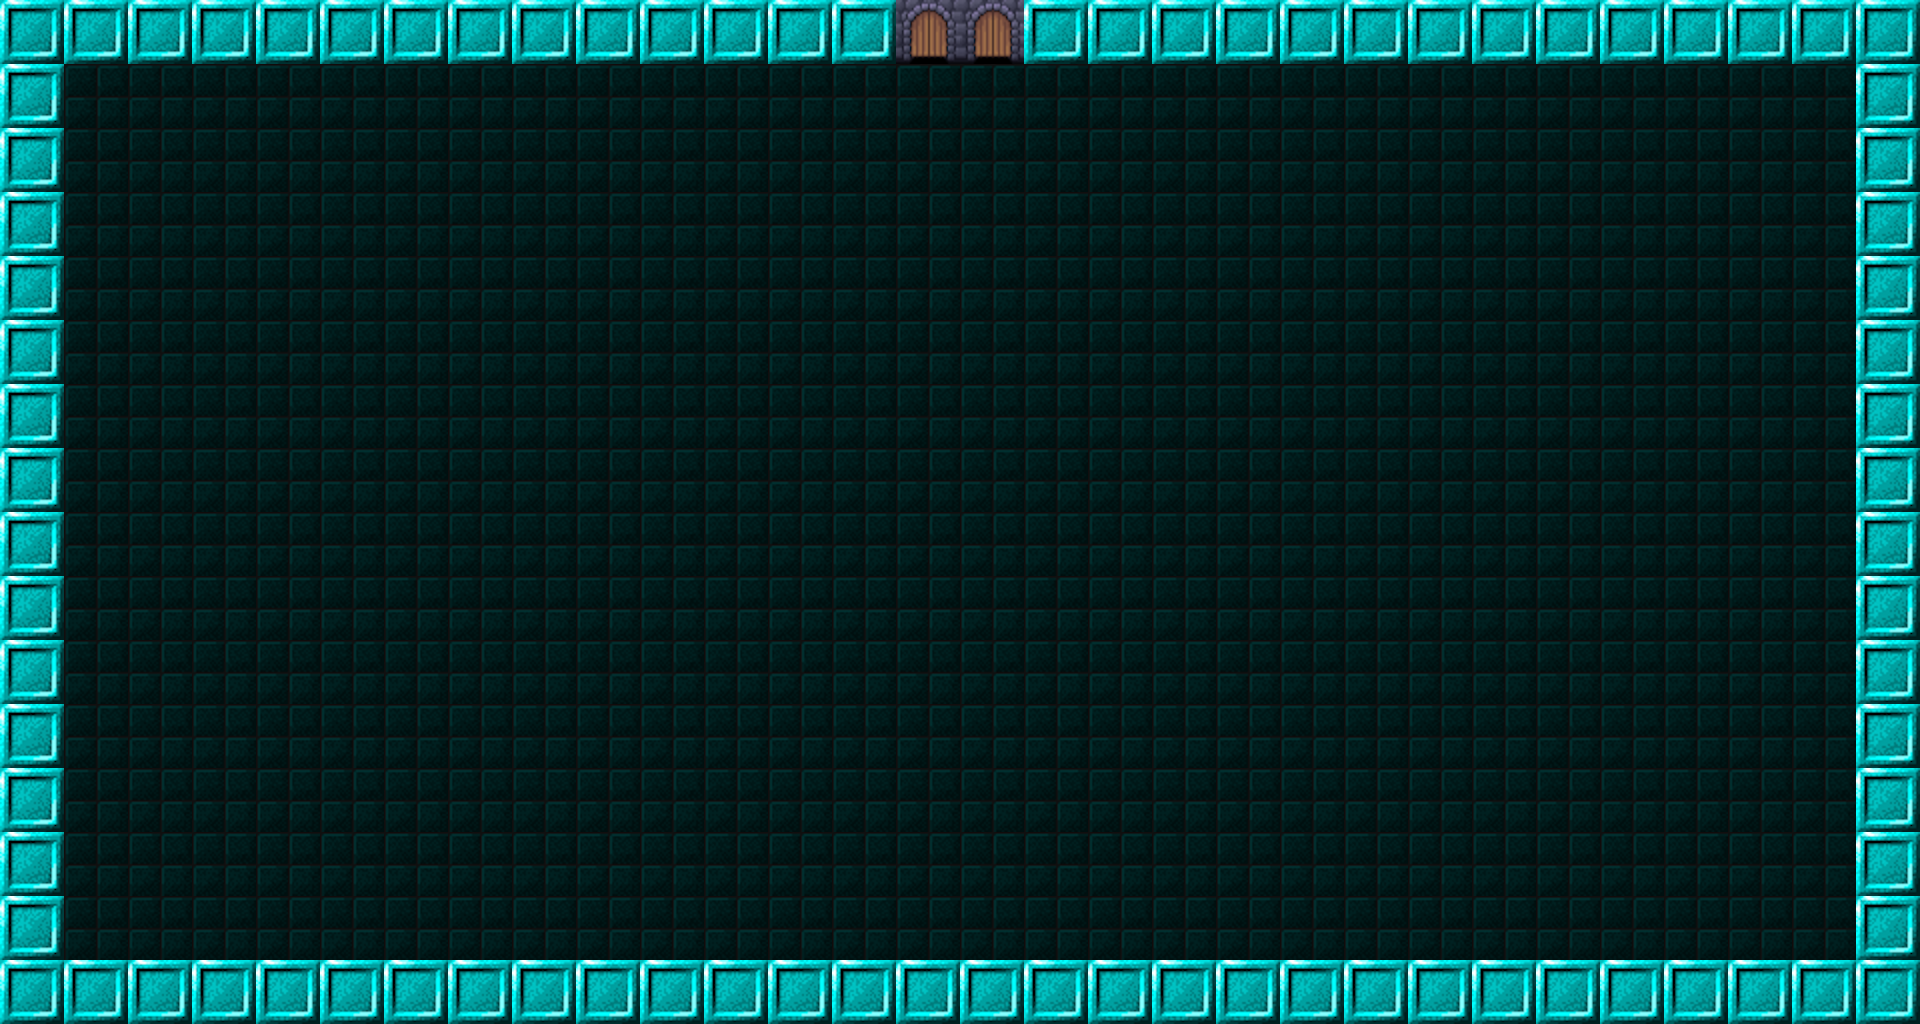

A 2D game scene composited from a Tiled map and its tileset images. What follows is a short description and the map's XML, with every tile layer's data as written:
An orthogonal 30x16 tile map with 64x64 px tiles, 1 tile layer (mapa) and 2 objects (2x 0).

<map version="1.10" tiledversion="1.11.2" orientation="orthogonal" renderorder="right-down" width="30" height="16" tilewidth="64" tileheight="64" infinite="0" nextlayerid="3" nextobjectid="4">
 <tileset firstgid="1" source="../tilesets/roguelike.tsx" />
 <layer id="1" name="mapa" width="30" height="16">
  <data encoding="csv">
4,4,4,4,4,4,4,4,4,4,4,4,4,4,2,2,4,4,4,4,4,4,4,4,4,4,4,4,4,4,
4,3,3,3,3,3,3,3,3,3,3,3,3,3,3,3,3,3,3,3,3,3,3,3,3,3,3,3,3,4,
4,3,3,3,3,3,3,3,3,3,3,3,3,3,3,3,3,3,3,3,3,3,3,3,3,3,3,3,3,4,
4,3,3,3,3,3,3,3,3,3,3,3,3,3,3,3,3,3,3,3,3,3,3,3,3,3,3,3,3,4,
4,3,3,3,3,3,3,3,3,3,3,3,3,3,3,3,3,3,3,3,3,3,3,3,3,3,3,3,3,4,
4,3,3,3,3,3,3,3,3,3,3,3,3,3,3,3,3,3,3,3,3,3,3,3,3,3,3,3,3,4,
4,3,3,3,3,3,3,3,3,3,3,3,3,3,3,3,3,3,3,3,3,3,3,3,3,3,3,3,3,4,
4,3,3,3,3,3,3,3,3,3,3,3,3,3,3,3,3,3,3,3,3,3,3,3,3,3,3,3,3,4,
4,3,3,3,3,3,3,3,3,3,3,3,3,3,3,3,3,3,3,3,3,3,3,3,3,3,3,3,3,4,
4,3,3,3,3,3,3,3,3,3,3,3,3,3,3,3,3,3,3,3,3,3,3,3,3,3,3,3,3,4,
4,3,3,3,3,3,3,3,3,3,3,3,3,3,3,3,3,3,3,3,3,3,3,3,3,3,3,3,3,4,
4,3,3,3,3,3,3,3,3,3,3,3,3,3,3,3,3,3,3,3,3,3,3,3,3,3,3,3,3,4,
4,3,3,3,3,3,3,3,3,3,3,3,3,3,3,3,3,3,3,3,3,3,3,3,3,3,3,3,3,4,
4,3,3,3,3,3,3,3,3,3,3,3,3,3,3,3,3,3,3,3,3,3,3,3,3,3,3,3,3,4,
4,3,3,3,3,3,3,3,3,3,3,3,3,3,3,3,3,3,3,3,3,3,3,3,3,3,3,3,3,4,
4,4,4,4,4,4,4,4,4,4,4,4,4,4,4,4,4,4,4,4,4,4,4,4,4,4,4,4,4,4
</data>
 </layer>
 <objectgroup id="2" name="gateways">
  <object id="1" name="0" x="896" y="0" width="64" height="64">
   <properties>
    <property name="target" type="int" value="0" />
   </properties>
  </object>
  <object id="3" name="0" x="960" y="0" width="64" height="64">
   <properties>
    <property name="target" type="int" value="0" />
   </properties>
  </object>
 </objectgroup>
</map>
